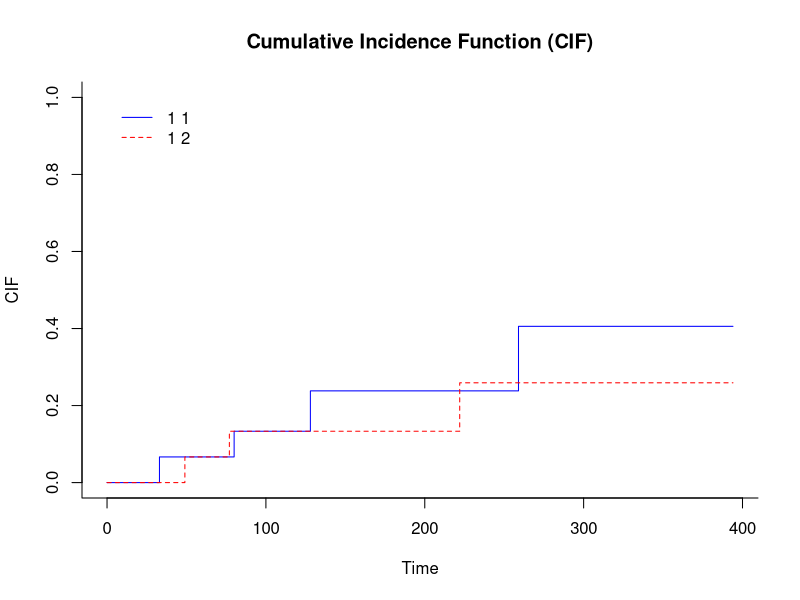

This chart was generated by the following R code:
library(survival);library(dplyr);library(ggplot2);library(purrr);library(cmprsk)

# makedata --------------------

set.seed(181)
data <- mgus2
data$etime <- with(data, ifelse(pstat==0, futime, ptime))
data$event <- with(data, ifelse(pstat==0, 2*death, 1))
data$e<-with(data, ifelse(pstat==0, 2*death, 1))
data$event <- factor(data$event, 0:2, labels=c("censor", "event", "competingrisk"))
sample_sizes <- c(censor = 8, event = 4, competingrisk = 3)
data1 <- data %>%
  group_split(event) %>%
  map2(.x = ., .y = sample_sizes, ~ slice_sample(.x, n = .y, replace = TRUE)) %>%
  bind_rows()
data1 <- data1 %>%
  mutate(id = paste0(id, "(", event, ")"))
data1


# survfit -------------------

pp<-survfit(Surv(etime, event)~1, data = data1)
pp
summary(pp)

# finegray function in survival package ------------------
pdata <- finegray(Surv(etime, event) ~ ., data=data1)
pdata




# Build G(t) = the KM of the censoring distribution
# An event at time x is not "at risk" for censoring at time x (Geskus 2011)
tt <- sort(unique(data1$etime))  # all the times
ntime <- length(tt)
nrisk <- nevent <- double(ntime)
for (i in 1:ntime) {
  nrisk[i] <- sum((data1$etime > tt[i] & data1$e >0) | (data1$etime >= tt[i] & data1$e==0))
  nevent[i] <- sum(data1$etime == tt[i] & data1$e==0)
}
G <- cumprod(1- nevent/nrisk)
G

# with cmprsk package -----------------------
data_cmprsk <- data1 %>%
  mutate(
    ftime = etime,            
    fstatus = case_when(     
      event == "censor" ~ 0,  
      event == "event" ~ 1,    
      event == "competingrisk" ~ 2 
    )
  )
dat<-data_cmprsk %>% select(ftime, fstatus, sex)
cif_fit <- cuminc(
  ftime = data_cmprsk$ftime,
  fstatus = data_cmprsk$fstatus
)
cif_fit
specific_times <- c(39,49,77,80,90,94,127, 128,184, 222,226, 259, 280, 394)


cif_at_times <- timepoints(cif_fit, specific_times)

cif_at_times

fit<-survfit(Surv(etime, event)~1, data = data1)
fit<-summary(fit, times = specific_times)
fit
plot(cif_fit,
     main = "Cumulative Incidence Function (CIF)",
     xlab = "Time",
     ylab = "CIF",
     col = c("blue", "red", "green"), # 그룹별 색상 지정
     lty = 1:3)   
fgfit <- coxph(Surv(fgstart, fgstop, fgstatus) ~ 1,
               weight=fgwt, data=pdata, model = T)
